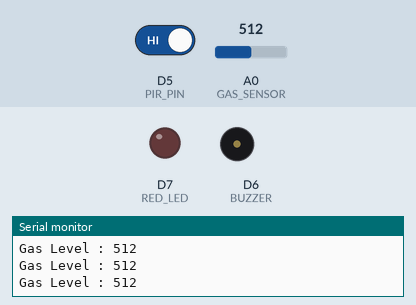
The sketch below on a simulated ESP8266 (NodeMCU). Shown: output pins drawn as LEDs (lit = HIGH), buzzer (waves = sounding, pin HIGH), the last lines printed to the serial monitor. Dashed ring = blinking. The test bench sets the inputs (shaded band); at power-on: A0 (GAS_SENSOR) = 512, D5 (PIR_PIN) HIGH.

Above: at 1.3 s.
1.4 s: A0 (GAS_SENSOR) set to 683
2.9 s: A0 (GAS_SENSOR) set to 709
At 3.15 s:
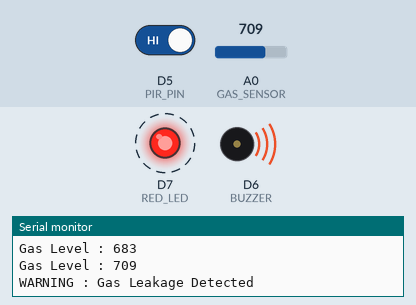
5.9 s: A0 (GAS_SENSOR) set to 690
At 6.3 s:
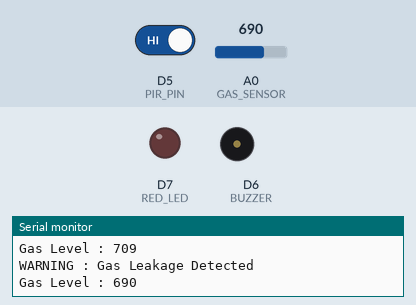
7.5 s: A0 (GAS_SENSOR) set to 710
At 7.96 s:
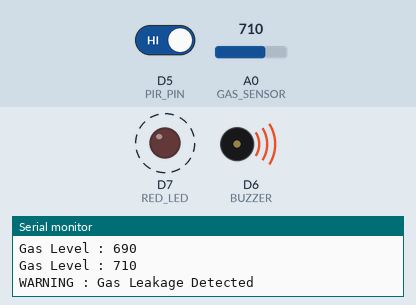
Timing chart, 0 to 11.5 s (numbered marks = the images above; inputs shaded):
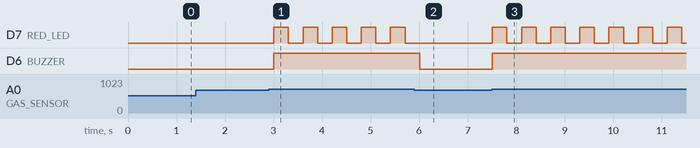

Measured:
- the behaviour switches between 700 and 701 on A0 (GAS_SENSOR) (found by bisection; images 0 and 1)
- after the input at 2.9 s, D7 (RED_LED): alternates HIGH for 0.30 s and LOW for 0.30 s, starting after 0.11 s; D6 (BUZZER): LOW → HIGH after 0.11 s
- after the input at 5.9 s, D7 (RED_LED): stops changing and stays LOW; D6 (BUZZER): HIGH → LOW after 0.11 s
- after the input at 7.5 s, D7 (RED_LED): alternates HIGH for 0.30 s and LOW for 0.30 s, starting at once; D6 (BUZZER): LOW → HIGH at once

The sketch:

Edge_Computing_Smart_Home_Appliance.ino
```cpp
/*
---------------------------------------------------------
 Project 4 : Edge Computing Smart Home Appliance
 Decode Labs IoT Internship

 Hardware Platform : NodeMCU ESP8266 (Simulation)
 Development Tool  : Arduino IDE
 Circuit Design    : Tinkercad

 Components
 - PIR Motion Sensor
 - MQ-2 Gas Sensor
 - Active Buzzer
 - Red LED
---------------------------------------------------------
*/

#define PIR_PIN D5
#define GAS_SENSOR A0
#define BUZZER D6
#define RED_LED D7

volatile bool motionDetected = false;

void ICACHE_RAM_ATTR detectMotion()
{
  motionDetected = true;
}

void setup()
{
  Serial.begin(115200);

  pinMode(PIR_PIN, INPUT);
  pinMode(BUZZER, OUTPUT);
  pinMode(RED_LED, OUTPUT);

  digitalWrite(BUZZER, LOW);
  digitalWrite(RED_LED, LOW);

  attachInterrupt(digitalPinToInterrupt(PIR_PIN), detectMotion, RISING);

  Serial.println("-------------------------------------");
  Serial.println("Edge Computing Smart Home Appliance");
  Serial.println("-------------------------------------");
}

void loop()
{
  int gasValue = analogRead(GAS_SENSOR);

  Serial.print("Gas Level : ");
  Serial.println(gasValue);

  if (gasValue > 700)
  {
    Serial.println("WARNING : Gas Leakage Detected");

    digitalWrite(BUZZER, HIGH);
    digitalWrite(RED_LED, HIGH);

    delay(300);

    digitalWrite(RED_LED, LOW);

    delay(300);

    return;
  }

  digitalWrite(BUZZER, LOW);
  digitalWrite(RED_LED, LOW);

  if (motionDetected)
  {
    Serial.println("Motion Detected");

    delay(2000);

    motionDetected = false;
  }

  delay(500);
}
```
